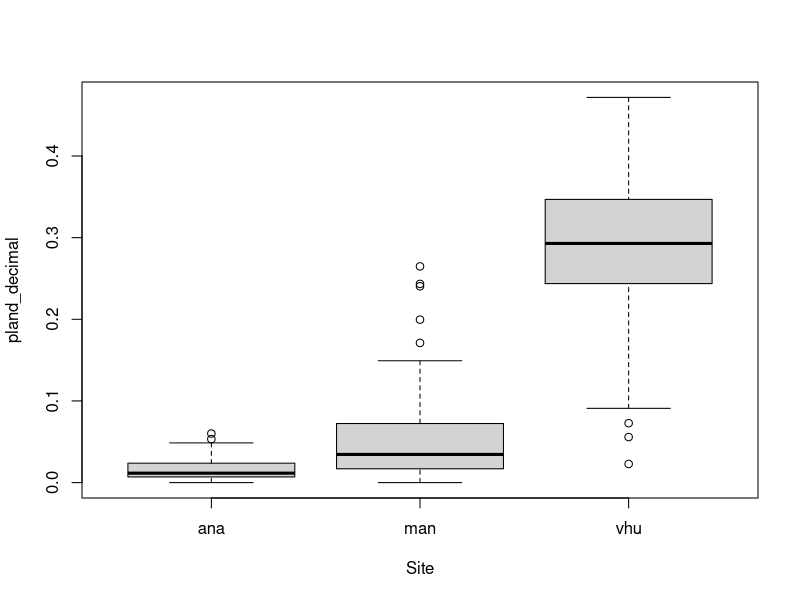
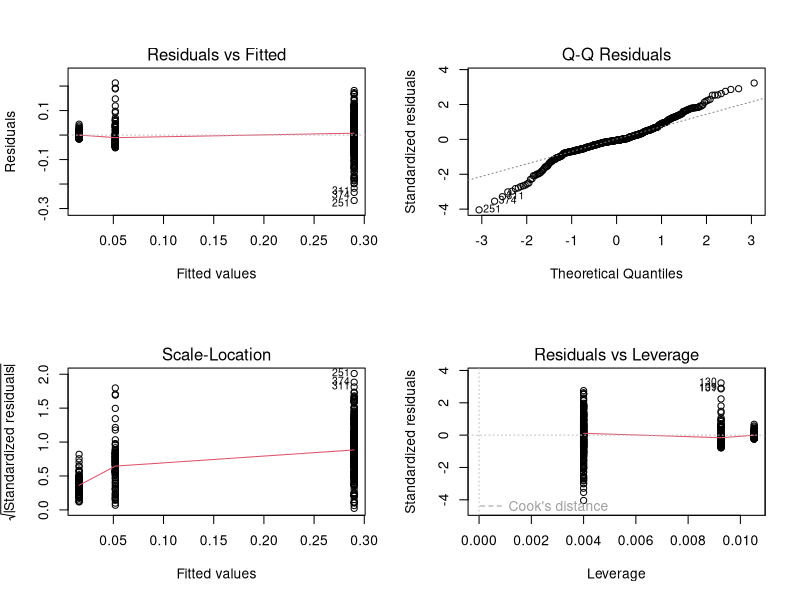
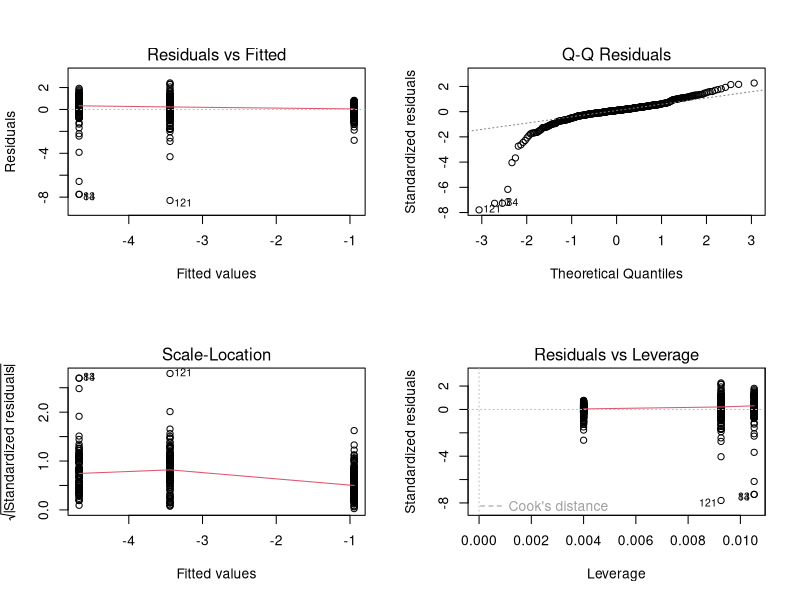

These figures' R source, in order:
## ---- chunk 1
require(tidyverse)
require(car)
## ---- chunk 2
p_cover = read_csv('LSMclassGrid.csv') %>% 
  group_by(Site) %>%
  mutate(
    pland_decimal = pland*0.01) %>%
  mutate_at(vars(Site, cover, plot_id), factor)
## ---- chunk 3
plot(pland_decimal ~ Site, data = p_cover)
## ---- chunk 4
p_cover_mod.lm1 <- lm(pland_decimal ~ Site, data = p_cover)
summary(p_cover_mod.lm1)
## ---- chunk 5
par(mfrow = c(2, 2))
plot(p_cover_mod.lm1)
## ---- chunk 6
Anova(p_cover_mod.lm1, type = "III")
## ---- chunk 7
p_cover_mod.lm2 <- lm(logit(pland_decimal) ~ Site, data = p_cover)
summary(p_cover_mod.lm2)
## ---- chunk 8
par(mfrow = c(2, 2))
plot(p_cover_mod.lm2)
## ---- chunk 9
Anova(p_cover_mod.lm2, type = "III")
